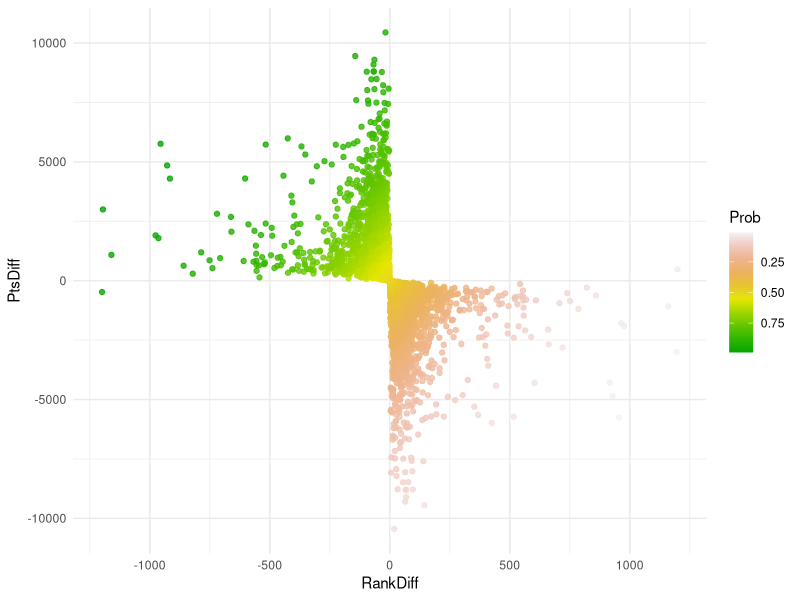
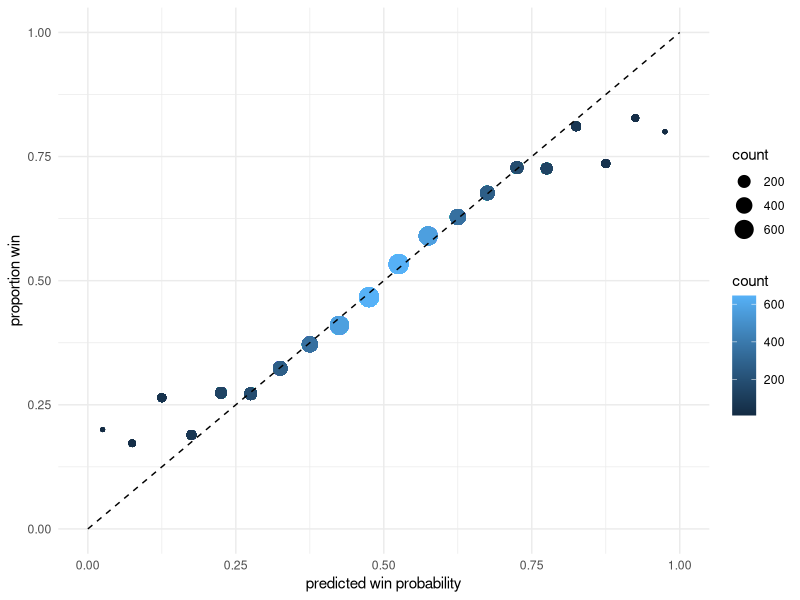

Reproduce these figures in R, in order.
## ---- chunk 1
knitr::opts_chunk$set(echo = TRUE)
library(tidyverse)
## ---- chunk 2
wta <- read_csv("data/WTAFittingData.csv")
wta
## ---- chunk 3
wta <- wta %>% mutate(RankDiff = WRank - LRank,
                      PtsDiff = WPts - LPts)
wta_wins <- tibble(outcome = rep(1,nrow(wta)),
                       RankDiff = wta$WRank - wta$LRank,
                       PtsDiff = wta$WPts - wta$LPts,
                       RankRatio = wta$WRank/wta$LRank,
                       PtsRatio = wta$WPts/wta$LPts)
wta_losses <- tibble(outcome = rep(0,nrow(wta)),
                       RankDiff = wta$LRank - wta$WRank,
                       PtsDiff = wta$LPts - wta$WPts,
                       RankRatio = wta$LRank/wta$WRank,
                       PtsRatio = wta$LPts/wta$WPts)
wta_outcomes <- bind_rows(wta_wins, wta_losses)
wta_outcomes
## ---- chunk 4
logit_rank <- glm(outcome ~ RankDiff, data = wta_outcomes, family = "binomial")
summary(logit_rank)
## ---- chunk 5
logit_pts <- glm(outcome ~ PtsDiff, data = wta_outcomes, family = "binomial")
logit_pts
## ---- chunk 6

logit_both <- glm(outcome ~ RankDiff + PtsDiff, data = wta_outcomes, family = "binomial")
summary(logit_both)
## ---- chunk 7
wta_test <- read_csv("data/WTATestingData.csv")
wta_test <- wta_test %>% mutate(RankDiff = WRank - LRank,
                      PtsDiff = WPts - LPts)
wta_test_wins <- tibble(outcome = rep(1,nrow(wta_test)),
                       RankDiff = wta_test$WRank - wta_test$LRank,
                       PtsDiff = wta_test$WPts - wta_test$LPts)
wta_test_losses <- tibble(outcome = rep(0,nrow(wta_test)),
                       RankDiff = wta_test$LRank - wta_test$WRank,
                       PtsDiff = wta_test$LPts - wta_test$WPts)
wta_test_outcomes <- bind_rows(wta_test_wins, wta_test_losses)
wta_test_outcomes
## ---- chunk 8
preds <- bind_cols(wta_test_outcomes, predict(logit_both, newdata = wta_test_outcomes, type = "link", se = TRUE))
preds <- within(preds, {
    Prob <- plogis(fit)
    LL <- plogis(fit - (1.96 * se.fit))
    UL <- plogis(fit + (1.96 * se.fit))
})
## ---- chunk 9
ggplot(preds, aes(x = RankDiff, y = PtsDiff, col = Prob)) + 
  geom_point(alpha = 0.8) + 
  theme_minimal() +
  scale_colour_gradientn(colours = terrain.colors(10), trans = 'reverse') 
## ---- chunk 10
bin_vals <- seq(0,1,0.05)
preds <- preds %>% mutate(bin = bin_vals[findInterval(preds$Prob, bin_vals)]+0.025)
preds <- preds %>% group_by(bin) %>% 
  mutate(winrate = mean(outcome), count = length(outcome)) %>% 
  ungroup() %>%
  mutate(x = c(bin_vals,rep(NA,nrow(preds)-length(bin_vals))),
         y = c(bin_vals,rep(NA,nrow(preds)-length(bin_vals))))
preds %>% ggplot(aes(x = bin, y = winrate)) + 
  geom_point(aes(color = count, size = count)) + geom_line(aes(x=x,y=y), lty = 2) +
  labs(x = "predicted win probability", y = "proportion win") +
  theme_minimal()
## ---- chunk 11
matches <- tibble(event = c("Australian Open", "French Open", "Wimbledon", "US Open"),
                  player1 = c("Sabalenka","Swiatek", "Vondrusova","Gauff"),
                  player2 = c("Rybakina","Muchova", "Jabeur","Sabalenka"),
                  RankDiff = c(5-25, 1-43, 42-6, 6-2),
                  PtsDiff = c(4340-1585, 8940-1125, 1106-3457, 4595-8746),
                  oddsW = c(1.86, 1.19, 3.02, 2.19),
                  oddsL = c(2.22, 7.00, 1.50, 1.83))

preds <- bind_cols(matches, 
                   predict(logit_both, newdata = matches, type = "link", se = TRUE))
preds <- within(preds, {
    Prob <- plogis(fit)
    LL <- plogis(fit - (1.96 * se.fit))
    UL <- plogis(fit + (1.96 * se.fit))
})

preds %>% mutate(winner_odds = 1/(Prob),
                 loser_odds = 1/(1-Prob))
